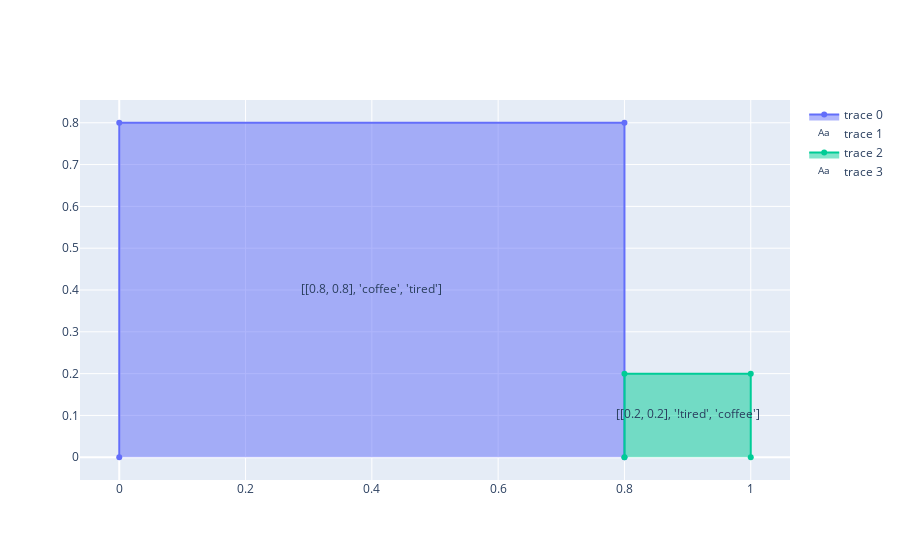

The cell this chart's notebook holds for it:
### Markdown cell above
So, to compare the two final situations after one update on '!coffee'

### Code cell
caseModTest.show() 
gnb.showInference(bn,evs={'coffee':1})

### Figure 1 — Plotly figure (JSON) as saved in the notebook; plotly's stock layout.template omitted (floating-point values rounded to 4 significant figures)
{"data": [{"fill": "toself", "type": "scatter", "x": [0, 0, 0.8, 0.8], "y": [0, 0.8, 0.8, 0]}, {"mode": "text", "text": ["[[0.8, 0.8], 'coffee', 'tired']"], "type": "scatter", "x": [0.4], "y": [0.4]}, {"fill": "toself", "type": "scatter", "x": [0.8, 0.8, 1, 1], "y": [0, 0.2, 0.2, 0]}, {"mode": "text", "text": ["[[0.2, 0.2], '!tired', 'coffee']"], "type": "scatter", "x": [0.9], "y": [0.1]}], "layout": {}}
